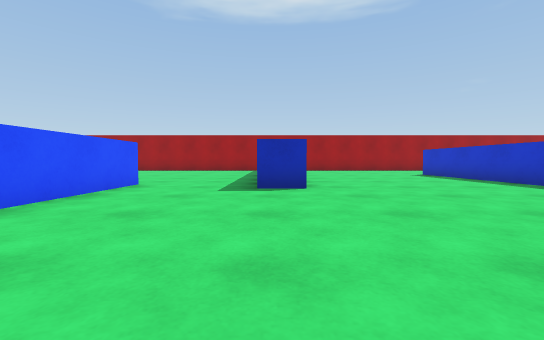
[1] (above)

20 first-person views from a walk through a Unity game level. The camera is 0.57 m above the floor, tilts 2° down and sees 90° across. The floor is counted in squares, 1 m on a side. Each view is taken from the middle of a square. On the plan, view 1 faces up. The plan holds only what a view shows up to about 9 squares ahead; the rest is blank. The place goes on beyond the plan. The player is left out.

[2]
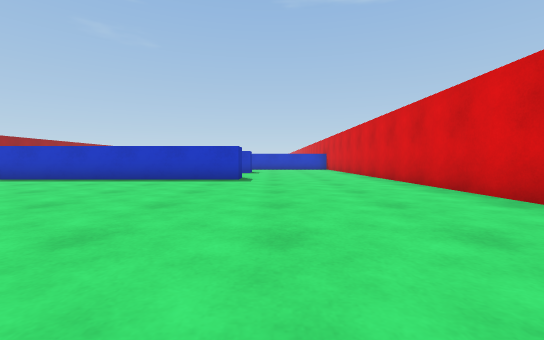

[3]
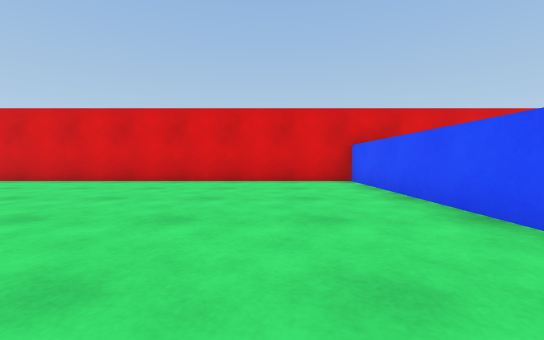

[4]
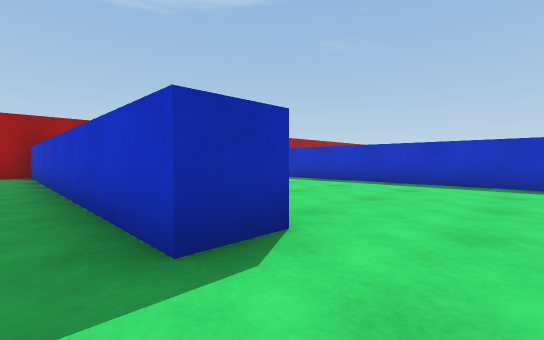

[5]
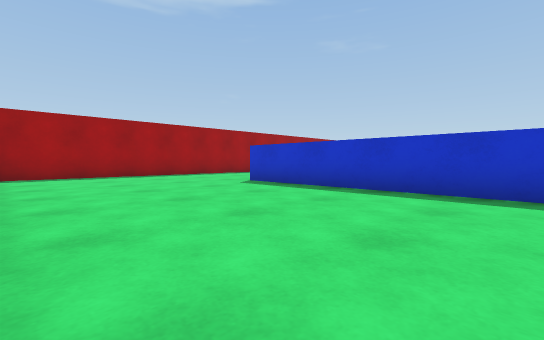

[6]
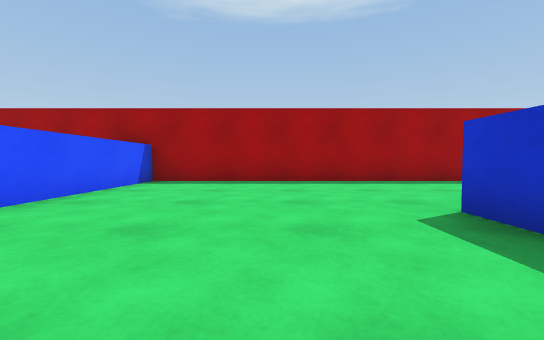

[7]
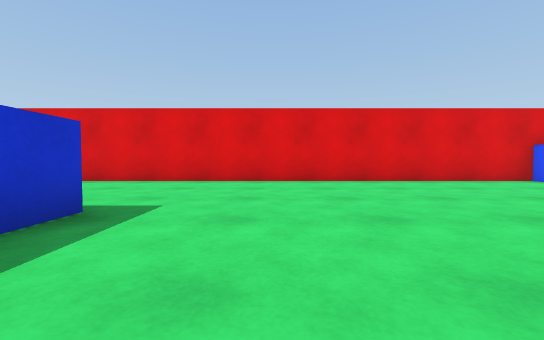

[8]
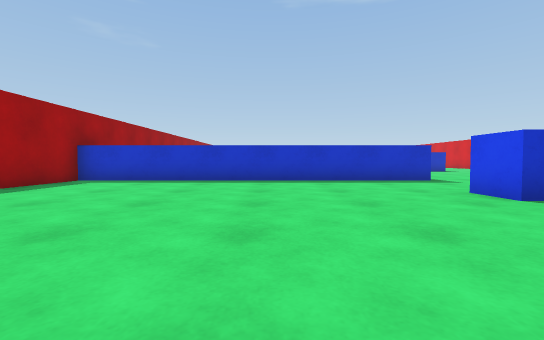

[9]
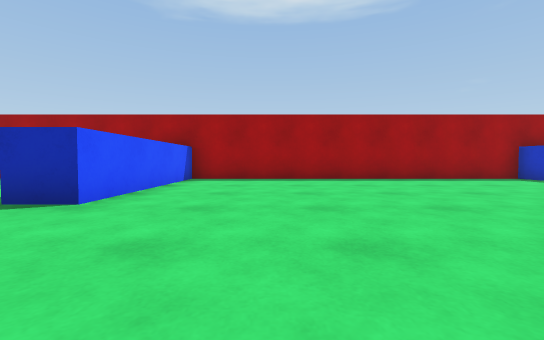

[10]
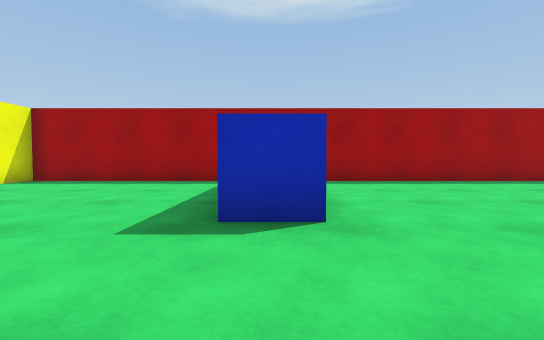

[11]
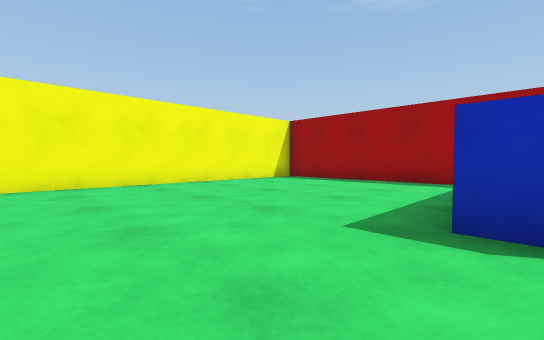

[12]
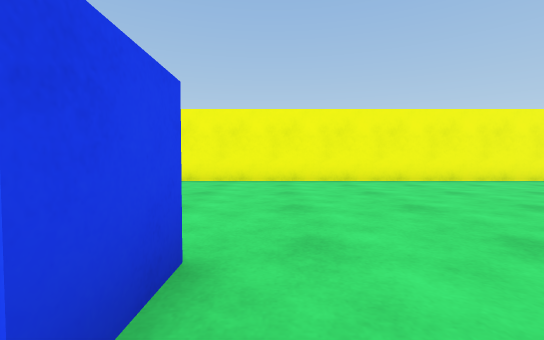

[13]
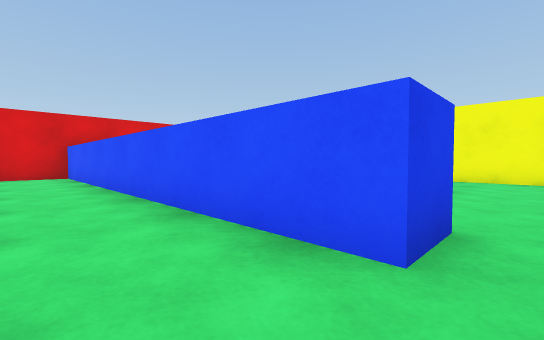

[14]
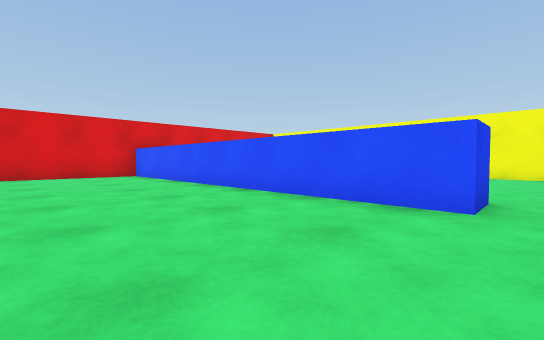

[15]
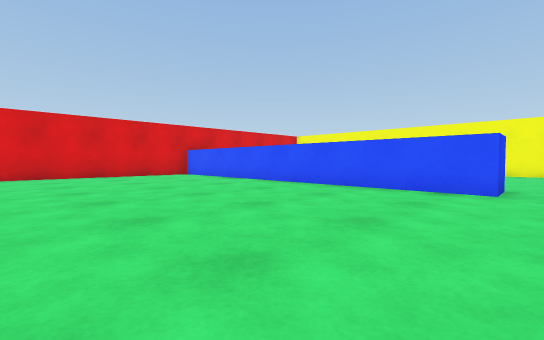

[16]
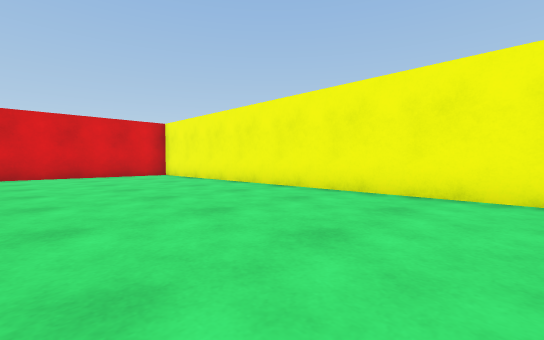

[17]
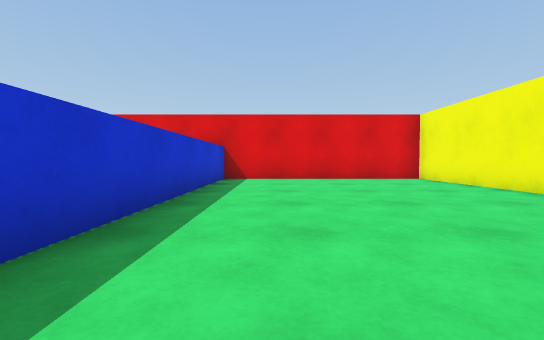

[18]
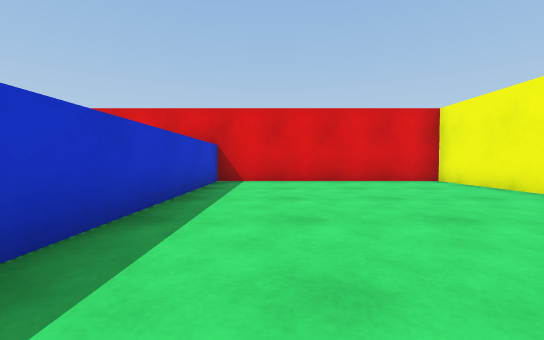

[19]
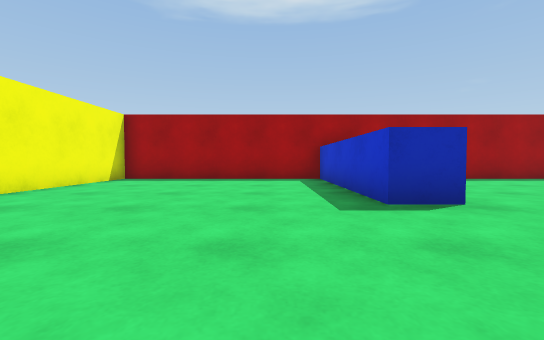

[20]
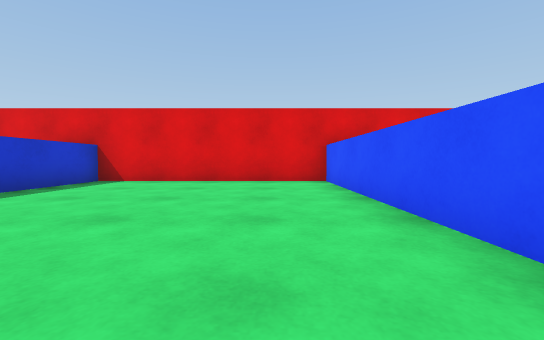

### Floor plan
Points are (right, up) in squares from view 1. A wall is a line through its corners. A room is listed if a view was taken in it or the views show most of it. See-through windows are left out.
Room 1 (views 1, 2, 3, 4, 5, 6, 7)
walls: (0.8, 5.5) (-0.3, 5.5) (-0.3, 6.5); (-3.2, 6.5) (-3.2, -3.5) (6.5, -3.5); (6.1, 0.9) (6.1, 11); (6.5, 15.5) (0.7, 15.5) (0.7, 11.2)
ways out: opening at (-2, 7) to room 2
Room 2 (views 8, 9, 10, 11, 12, 13, 14, 15, 16, 17, 18, 19, 20)
walls: (-11.6, 6.5) (-10.5, 6.5) (-10.5, -3.5) (-4.2, -3.5) (-4.2, -0.8); (-4.2, 6.5) (-3.2, 6.5); (-0.3, 6.5) (-0.3, 15.5) (-10.5, 15.5) (-10.5, 10.5) (-11.5, 10.5) (-11.5, 15.5) (-17.6, 15.5) (-17.6, -3.5) (-11.5, -3.5) (-11.5, 3.6)
ways out: opening at (-2, 7) to room 1

Where each view was taken, in squares from view 1:
view 1: 0 up, 0 right, facing up
view 2: 0 up, 2 left, facing right
view 3: 4 up, 1 left, facing down
view 4: 4 up, 1 left, facing up-right
view 5: 5 up, 1 right, facing up-right
view 6: 8 up, 4 right, facing up
view 7: 4 up, 4 right, facing down
view 8: 10 up, 8 left, facing right
view 9: 7 up, 8 left, facing up
view 10: 8 up, 11 left, facing up
view 11: 8 up, 11 left, facing up-left
view 12: 7 up, 10 left, facing left
view 13: 7 up, 9 left, facing down-left
view 14: 7 up, 7 left, facing down-left
view 15: 7 up, 5 left, facing down-left
view 16: 7 up, 13 left, facing down-left
view 17: 5 up, 13 left, facing down
view 18: 4 up, 13 left, facing down
view 19: 7 up, 13 left, facing up
view 20: 4 up, 9 left, facing down
